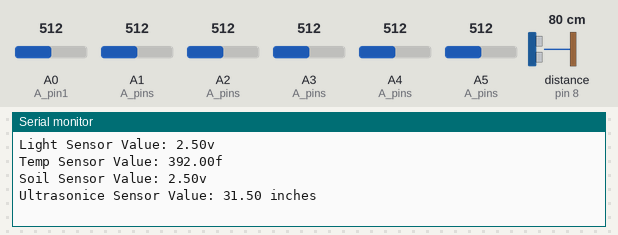
Bench run of a sketch on a simulated Arduino Uno, built with avr-gcc and run on an emulated ATmega328P. Parts: the last lines printed to the serial monitor. Wiring (inferred from the names in the program): ultrasonic range finder: trigger pin 9; echo pin 8. The inputs (shaded band) are chosen by the test bench; at power-on: distance to the obstacle (sensor on pin 8) 80 cm, A0 (A_pin1) = 512, A1 (A_pins) = 512, A2 (A_pins) = 512, A3 (A_pins) = 512, A4 (A_pins) = 512, A5 (A_pins) = 512. The echo pulse lasts 58.3 µs per cm.

Above: at 7.2 s.
7.3 s: distance to the obstacle (sensor on pin 8) set to 250 cm
At 9.0 s:
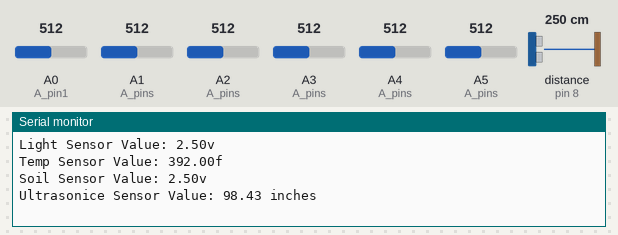
11.4 s: A0 (A_pin1) set to 716
12.9 s: A1 (A_pins) set to 716
14.4 s: A2 (A_pins) set to 716
At 15.4 s:
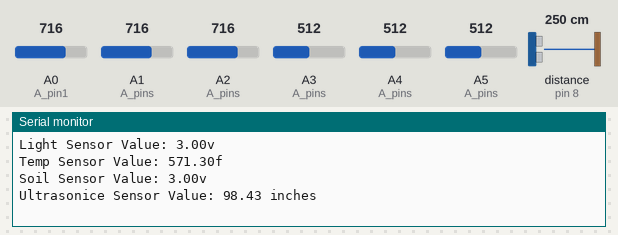
15.9 s: distance to the obstacle (sensor on pin 8) set to 120 cm
At 17.5 s:
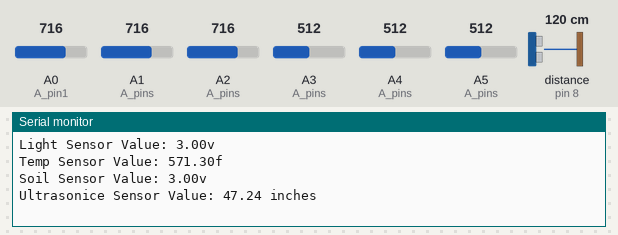
20.0 s: A3 (A_pins) set to 716
At 21.9 s:
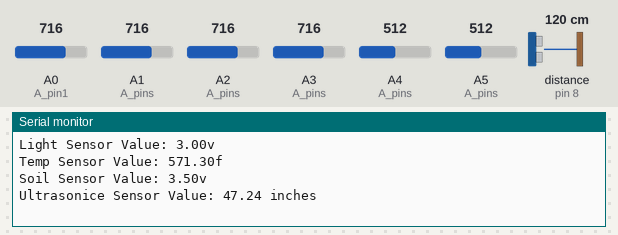
Timing chart, 0 to 22.5 s (numbered marks = the images above; inputs shaded):
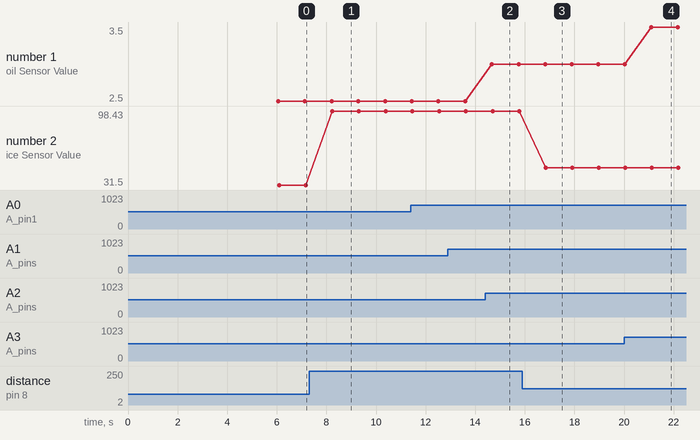

The sketch:

main.ino
```cpp
// #include "SENSORS_MANAGE.h"

/*
NOTE: The Photoresistor, TMP sensor, and Soil Sensors output voltage levels,
but the ADC pins convert that value to a byte value between 0 to 1023
*/
int A_pins[] = {A0,A1,A2,A3,A4,A5};
int A_pin1 = A0;

int trig=9;
int echo=8;

class Sensors{
  private:

  public:

  float sensor_Read(int Pin){
    int values = analogRead(Pin);
    float voltage = values * (5.0/1024);
    //Serial.println(voltage);
    return voltage;
  }

  float ultrasonic_Sensors(int trig, int echo){
    digitalWrite(trig, HIGH);
    delayMicroseconds(10);    // Used to trigger input pin to start ranging (refer to specs sheet)
    digitalWrite(trig, LOW);
    int duration = pulseIn(echo, HIGH);   // duration in micro seconds
    float inches = 0;
    if(duration>=38000){
      Serial.print("Out range");
      return inches;
      }
    else{
      float distance = duration/58;   // refer to specs sheet for formula
      // distance in centimeters
      inches=distance/2.54;
      return inches;
      }
    }

  float average(float arr[]){
    int len = sizeof(arr);
    float avg = 0;
    for(int i = 0; i < len; i++){
      avg += arr[i];
    }
    float val = avg/len;
    return val;
  }

};

void setup() {
  // put your setup code here, to run once:
  Serial.begin(9600);
  pinMode(trig, OUTPUT);
  digitalWrite(trig, LOW);
  delayMicroseconds(2);
  pinMode(echo, INPUT);
  delay(6000);
  // analog_Sensors sensors;
}

void loop() {
  // put your main code here, to run repeatedly:
  Sensors sensors;
  float light_Sensor1 = sensors.sensor_Read(A_pins[0]);
  float light_Sensor2 = sensors.sensor_Read(A_pins[4]);
  float light_Sensor3 = sensors.sensor_Read(A_pins[5]);
  float light_ARR[] = {light_Sensor1,light_Sensor2,light_Sensor3};
  float light_Sensors_T = sensors.average(light_ARR);


  float tmp_Sensor = sensors.sensor_Read(A_pins[1]);
  tmp_Sensor = ((tmp_Sensor * 1000) - 500)/10;
  tmp_Sensor = (tmp_Sensor * 9/5) + 32;

  float soil_Sensor1 = sensors.sensor_Read(A_pins[2]);
  float soil_Sensor2 = sensors.sensor_Read(A_pins[3]);
  float soil_Sense[] = {soil_Sensor1,soil_Sensor2};
  float soil_Sensors_T = sensors.average(soil_Sense);

  float US_Sensor1 = sensors.ultrasonic_Sensors(trig,echo);

  Serial.println("Light Sensor Value: " + String(light_Sensors_T) + "v");
  Serial.println("Temp Sensor Value: " + String(tmp_Sensor) + "f");
  Serial.println("Soil Sensor Value: " + String(soil_Sensors_T) + "v");
  Serial.println("Ultrasonice Sensor Value: " + String(US_Sensor1)+ " inches");
  Serial.println(" ");
  delay(1000);
}
```

Measured:
- after the input at 7.3 s, the serial monitor: prints a new line after 0.94 s (image 1)
- after the input at 14.4 s, the serial monitor: prints a new line after 0.27 s (image 2)
- after the input at 15.9 s, the serial monitor: prints a new line after 0.95 s (image 3)
- after the input at 20.0 s, the serial monitor: prints a new line after 1.1 s (image 4)
- plotted number 1: 3 → 3.5 after the input at 20.0 s
- plotted number 2: 31.5 → 98.43 after the input at 7.3 s, 98.43 → 47.24 after the input at 15.9 s
